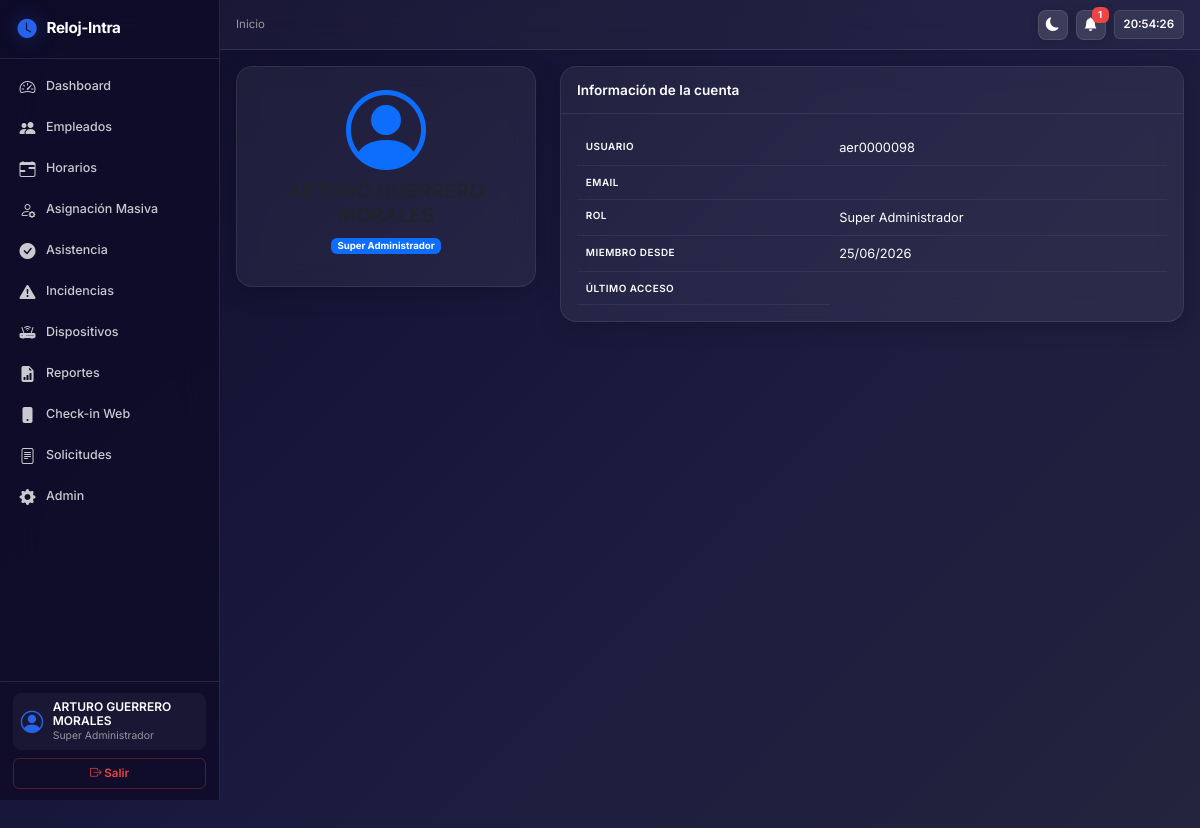
The app's page /cuentas/profile/ (signed in) with its own data.
### apps/cuentas/models.py (models this page shows, shortened)
class Usuario(AbstractUser):
    ROLES = [
        ('normal', 'Normal'),
        ('admin', 'Administrador'),
        ('superadmin', 'Super Administrador'),
    ]
    rol = models.CharField('Rol', max_length=20, choices=ROLES, default='normal')
    debe_cambiar_password = models.BooleanField('Debe cambiar contraseña', default=False)
    class Meta:
        verbose_name = 'Usuario'
        verbose_name_plural = 'Usuarios'
        db_table = 'usuarios'

### apps/cuentas/views.py (the view)
# urls.py: path('profile/', views.profile, name='profile'),
@login_required
def profile(request):
    empleado = getattr(request.user, 'empleado', None)
    return render(request, 'cuentas/perfil.html', {
        'usuario': request.user,
        'empleado': empleado,
    })

### templates/cuentas/perfil.html (shortened to what this page needs)
{% extends 'base.html' %}
{% block content %}
<div class="row">
    <div class="col-md-4">
        <div class="card">
            <div class="card-body text-center">
                <i class="bi bi-person-circle display-1 text-primary mb-3"></i>
                <h5>{{ usuario.get_full_name|default:usuario.username }}</h5>
                <span class="badge bg-primary">{{ usuario.get_rol_display }}</span>
            </div>
        </div>
    </div>
    <div class="col-md-8">
        <div class="card">
            <div class="card-header">Información de la cuenta</div>
            <div class="card-body">
                <table class="table">
                    <tr><th>Usuario</th><td>{{ usuario.username }}</td></tr>
                    <tr><th>Email</th><td>{{ usuario.email }}</td></tr>
                    <tr><th>Rol</th><td>{{ usuario.get_rol_display }}</td></tr>
                    <tr><th>Miembro desde</th><td>{{ usuario.date_joined|date:'d/m/Y' }}</td></tr>
                    <tr><th>Último acceso</th><td>{{ usuario.last_login|date:'d/m/Y H:i' }}</td></tr>
                </table>
            </div>
        </div>
    </div>
</div>
{% endblock %}

### templates/base.html (shortened to what this page needs)
<!DOCTYPE html>
<html lang="es-mx">
<head>
    <link href="https://cdn.jsdelivr.net/npm/bootstrap@5.3.3/dist/css/bootstrap.min.css" rel="stylesheet">
    <link rel="stylesheet" href="https://cdn.jsdelivr.net/npm/bootstrap-icons@1.11.3/font/bootstrap-icons.min.css">
    <link href="https://unpkg.com/aos@2.3.1/dist/aos.css" rel="stylesheet">
    <link rel="stylesheet" href="/static/css/style.css">
</head>
<body>
    {% if user.is_authenticated %}
    <nav class="sidebar" id="sidebar" {% if not request.resolver_match.url_name == 'login' %}data-aos="fade-right" data-aos-duration="600"{% endif %}>
        <div class="sidebar-header">
            <i class="bi bi-clock-fill"></i>
            <span class="sidebar-brand">Reloj-Intra</span>
        </div>
        <ul class="nav flex-column flex-grow-1">
            <li class="nav-item">
                <a class="nav-link {% if request.resolver_match.url_name == 'dashboard' %}active{% endif %}" href="{% url 'dashboard' %}">
                    <i class="bi bi-speedometer2"></i>
                    <span>Dashboard</span>
                </a>
            </li>
            {% if user.rol != 'normal' %}
            <li class="nav-item">
                <a class="nav-link {% if 'empleados' in request.path %}active{% endif %}" href="{% url 'lista-empleados' %}">
                    <i class="bi bi-people-fill"></i>
                    <span>Empleados</span>
                </a>
            </li>
            <li class="nav-item">
                <a class="nav-link {% if 'horarios' in request.path %}active{% endif %}" href="{% url 'lista-horarios' %}">
                    <i class="bi bi-calendar-range"></i>
                    <span>Horarios</span>
                </a>
            </li>
            <li class="nav-item">
                <a class="nav-link {% if 'asignacion-masiva' in request.path %}active{% endif %}" href="{% url 'asignacion-masiva' %}">
                    <i class="bi bi-person-gear"></i>
                    <span>Asignación Masiva</span>
                </a>
            </li>
            <li class="nav-item">
                <a class="nav-link {% if 'asistencia' in request.path %}active{% endif %}" href="{% url 'buscar-asistencia' %}">
                    <i class="bi bi-check-circle-fill"></i>
                    <span>Asistencia</span>
                </a>
            </li>
            <li class="nav-item">
                <a class="nav-link {% if 'incidencias' in request.path %}active{% endif %}" href="{% url 'lista-incidencias' %}">
                    <i class="bi bi-exclamation-triangle-fill"></i>
                    <span>Incidencias</span>
                </a>
            </li>
            <li class="nav-item">
                <a class="nav-link {% if 'dispositivos' in request.path %}active{% endif %}" href="{% url 'lista-dispositivos' %}">
                    <i class="bi bi-router-fill"></i>
                    <span>Dispositivos</span>
                </a>
            </li>
            <li class="nav-item">
                <a class="nav-link {% if 'reportes' in request.path %}active{% endif %}" href="{% url 'lista-reportes' %}">
                    <i class="bi bi-file-earmark-bar-graph-fill"></i>
                    <span>Reportes</span>
                </a>
            </li>
            {% endif %}
            <li class="nav-item">
                <a class="nav-link {% if 'registro' in request.path %}active{% endif %}" href="{% url 'checkin' %}">
                    <i class="bi bi-phone-fill"></i>
                    <span>Check-in Web</span>
                </a>
            </li>
            <li class="nav-item">
                <a class="nav-link {% if 'solicitudes' in request.path %}active{% endif %}" href="{% url 'lista-solicitudes' %}">
                    <i class="bi bi-file-text"></i>
                    <span>Solicitudes</span>
                </a>
            </li>
            {% if user.rol == 'superadmin' or user.is_superuser %}
            <li class="nav-item">
                <a class="nav-link" href="{% url 'admin:index' %}" target="_blank">
                    <i class="bi bi-gear-fill"></i>
                    <span>Admin</span>
                </a>
            </li>
            {% endif %}
        </ul>
        <div class="sidebar-footer">
            <div class="user-info mb-2">
                <i class="bi bi-person-circle"></i>
                <div>
                    <div class="user-name">{{ user.get_full_name|default:user.username }}</div>
                    <div class="user-rol">{{ user.get_rol_display }}</div>
                </div>
            </div>
            <form method="post" action="{% url 'logout' %}">
                <button type="submit" class="btn btn-outline-danger w-100">
                    <i class="bi bi-box-arrow-right"></i> Salir
                </button>
            </form>
        </div>
    </nav>
    <header class="topbar" id="topbar">
        <div class="topbar-left">
            <nav aria-label="breadcrumb">
                <ol class="breadcrumb">
                    <li class="breadcrumb-item"><a href="{% url 'dashboard' %}" style="color: var(--text-muted); text-decoration: none;">Inicio</a></li>
                </ol>
            </nav>
        </div>
        <div class="topbar-right">
            <button class="topbar-btn" onclick="toggleTheme()" title="Cambiar tema">
                <i class="bi bi-moon-fill" id="theme-icon"></i>
            </button>
            <div class="dropdown">
                <button class="topbar-btn position-relative" id="notif-bell" type="button" data-bs-toggle="dropdown" aria-expanded="false">
                    <i class="bi bi-bell-fill"></i>
                    <span class="badge d-none" id="notif-count">0</span>
                </button>
            </div>
            <div class="topbar-clock" id="topbar-clock">--:--:--</div>
        </div>
    </header>
    <main class="main-content" id="mainContent">
    {% else %}
        <div class="container">
    {% endif %}
        {% block content %}{% endblock %}
    {% if user.is_authenticated %}
    </main>
    {% else %}
    </div>
    {% endif %}
</body>
</html>

### records on screen
Usuario: get_full_name "ARTURO GUERRERO MORALES", rol "Super Administrador", username "aer0000098", date_joined "25/06/2026"
